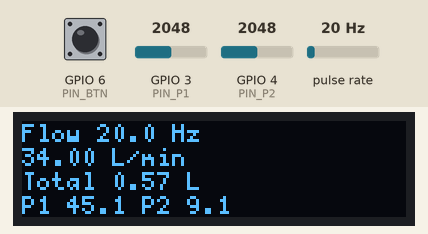
Bench run of a program on a simulated Seeed XIAO ESP32-C3. Shown: 128×32 one-colour display. Wiring (inferred from the names in the program): pulse sensor: data GPIO 21. Inputs (shaded band) come from the test bench; at power-on: GPIO 6 (PIN_BTN) HIGH, GPIO 3 (PIN_P1) = 2048, GPIO 4 (PIN_P2) = 2048, pulse rate 20 Hz (analog values on the 0–4095 scale). EEPROM starts erased; what the program prints to the serial monitor is not drawn.

Above: at 2.7 s.
2.8 s: GPIO 6 (PIN_BTN) pulled LOW for 0.15 s
At 4.2 s:
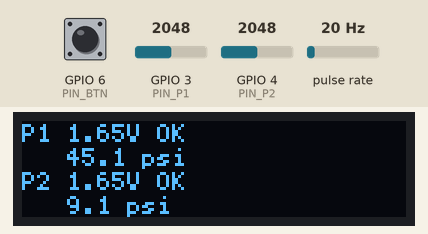
4.5 s: GPIO 3 (PIN_P1) set to 205
At 5.5 s:
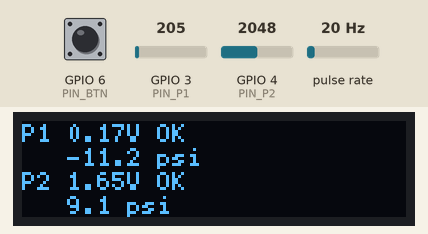
6.0 s: GPIO 3 (PIN_P1) set to 172
At 6.7 s:
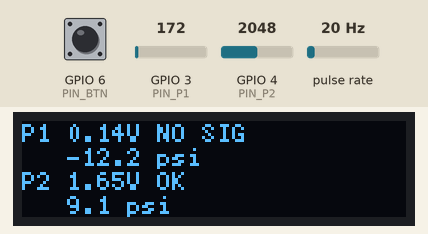
7.5 s: GPIO 4 (PIN_P2) set to 201
At 8.7 s:
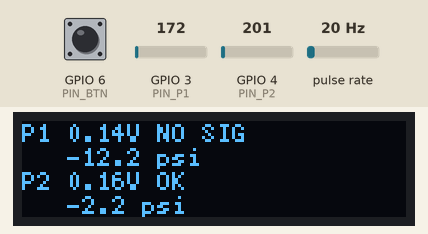
9.0 s: GPIO 4 (PIN_P2) set to 167
At 10.2 s:
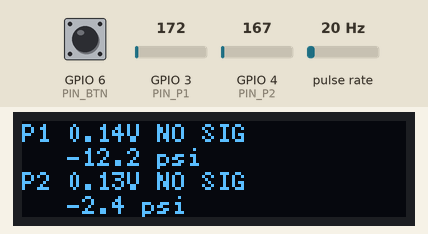
10.5 s: GPIO 3 (PIN_P1) set to 4095
At 11.3 s:
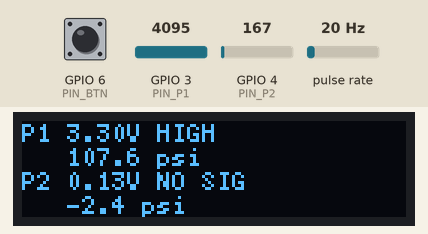
Timing chart, 0 to 13.0 s (numbered marks = the images above; inputs shaded):
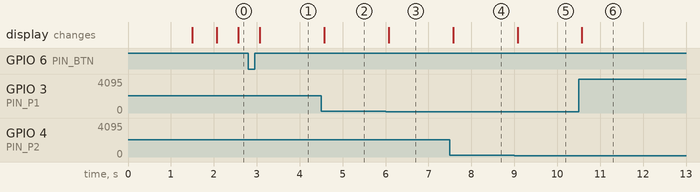

The program:

main.cpp
```cpp
#include <Arduino.h>
#include <Wire.h>
#include <U8g2lib.h>
#include <Preferences.h>

// ---------- Pins (GPIO numbers, Seeed XIAO ESP32-C3) ----------
#define PIN_SDA   20   // D7, OLED
#define PIN_SCL   8    // D8, OLED
#define PIN_BTN   6    // D4, other side to GND, changes OLED page
#define PIN_P1    3    // D1, pressure sensor 1 (100 psi)
#define PIN_P2    4    // D2, pressure sensor 2 (20 psi)
#define PIN_FLOW  21   // D6, flow sensor signal (yellow wire)

// ---------- Pressure sensor settings (NOT calibrated) ----------
// Ratiometric sensors: output = 10% to 90% of supply = 0 to full scale.
// Measure the real supply voltage and update SUPPLY_V.
#define P1_FULLSCALE_PSI 100.0f
#define P2_FULLSCALE_PSI 20.0f
#define SUPPLY_V         3.3f
// Sensors are powered from the XIAO 3V3 pin (no dividers). They are rated
// for 5 V; the span below is the datasheet 80%-of-supply scaled to 3.3 V.
// Zero (0 psi) voltage per sensor, measured open to air on 2026-11-13.
// Serial 'z' re-captures zero (open to air) and saves it to flash (NVS),
// which overrides these defaults. Serial 'zc' returns to these defaults.
#define P1_ZERO_V_DEFAULT 0.4606f
#define P2_ZERO_V_DEFAULT 0.4492f
float p1ZeroV = P1_ZERO_V_DEFAULT;
float p2ZeroV = P2_ZERO_V_DEFAULT;
Preferences prefs;

// ---------- Flow calibration (from 13 gravimetric runs, 6.4 to 18.4 Hz) ----------
// pulses per liter = PPL_A * Hz + PPL_B
// L/min = Hz * 60 / pulses per liter
// Below HZ_MIN_VALID the calibration was not tested.
const float PPL_A = 0.31824f;
const float PPL_B = 28.929f;
const float HZ_MIN_VALID = 6.0f;

// Sample interval. Serial 'i <ms>' changes it (100-10000). Shorter intervals
// give coarser flow readings: at 10 Hz flow, 500 ms = ~5 pulses per sample.
uint32_t updateMs = 500;

U8G2_SSD1306_128X32_UNIVISION_F_HW_I2C u8g2(U8G2_R2, U8X8_PIN_NONE);

volatile uint32_t pulseCount = 0;
void IRAM_ATTR onPulse() { pulseCount++; }

// ---------- Test runs ----------
// A run resets total volume and peaks and starts a run timer. Every serial
// line ends with "t <device s>  RUN <n> <run s>" or "t <device s>  IDLE".
// Start/stop: serial 's' / 'x', or hold the button >= 1 s.
// Run numbers are saved in flash so they stay unique across reboots.
bool running = false;
uint32_t runNum = 0;
uint32_t runStartMs = 0;

// Button (polled): short press = next OLED page, hold >= 1 s = start/stop run.
bool btnDown = false, btnLongDone = false;
uint32_t btnDownMs = 0, btnUpMs = 0;

uint32_t lastMs = 0, lastPulses = 0;
float totalL = 0;
float peak1 = -1e9, peak2 = -1e9;   // max psi since boot / 'p' / 'z'
int page = 0;
const int NUM_PAGES = 3;
String inbuf;

float readVolts(int pin) {
  uint32_t sum = 0;
  for (int i = 0; i < 16; i++) sum += analogReadMilliVolts(pin);
  return sum / 16.0f / 1000.0f;
}

// Linear: zero voltage -> 0 psi, nominal span 80% of supply = full scale.
// Slope is the datasheet value scaled to SUPPLY_V - unverified at 3.3 V.
float voltsToPsi(float v, float zeroV, float fullScale) {
  return (v - zeroV) / (0.80f * SUPPLY_V) * fullScale;
}

const char* pStatus(float v) {
  if (v < 0.15f) return "NO SIG";
  if (v > 3.05f) return "HIGH";
  return "OK";
}

float hzToLpm(float f) {
  if (f <= 0) return 0;
  return f * 60.0f / (PPL_A * f + PPL_B);
}

void drawLines(const char* l0, const char* l1, const char* l2, const char* l3) {
  u8g2.clearBuffer();
  u8g2.setFont(u8g2_font_5x7_tf);
  u8g2.drawStr(0, 7, l0);
  u8g2.drawStr(0, 15, l1);
  u8g2.drawStr(0, 23, l2);
  u8g2.drawStr(0, 31, l3);
  u8g2.sendBuffer();
}

void startRun() {
  if (running) { Serial.printf("Run %lu already running.\n", (unsigned long)runNum); return; }
  runNum++;
  prefs.putUInt("run", runNum);
  running = true;
  totalL = 0;
  peak1 = peak2 = -1e9;
  lastMs = millis();          // first sample of the run covers a full interval
  lastPulses = pulseCount;
  runStartMs = lastMs;
  Serial.printf("Run %lu started.\n", (unsigned long)runNum);
}

void stopRun() {
  if (!running) { Serial.println("No run in progress."); return; }
  running = false;
  Serial.printf("Run %lu stopped: %.1f s, %.3f L, peak P1 %.2f psi, P2 %.2f psi.\n",
    (unsigned long)runNum, (millis() - runStartMs) / 1000.0f, totalL, peak1, peak2);
}

void pollButton() {
  bool down = digitalRead(PIN_BTN) == LOW;
  uint32_t t = millis();
  if (down && !btnDown && t - btnUpMs > 50) {
    btnDown = true; btnDownMs = t; btnLongDone = false;
  } else if (down && btnDown && !btnLongDone && t - btnDownMs >= 1000) {
    btnLongDone = true;
    if (running) stopRun(); else startRun();
  } else if (!down && btnDown && t - btnDownMs > 50) {
    btnDown = false; btnUpMs = t;
    if (!btnLongDone) page = (page + 1) % NUM_PAGES;
  }
}

void printHelp() {
  Serial.println("Flow + pressure monitor. Button: tap = next page, hold 1 s = start/stop run.");
  Serial.println("Serial: 's' start run, 'x' stop run, 'i <ms>' sample interval, 'r' reset total,");
  Serial.println("        'p' reset peaks, 'z' zero pressure (open to air), 'zc' clear zero, 'h' help.");
  Serial.printf("Pressure zero: P1 %.4f V, P2 %.4f V. Interval %lu ms. Last run #%lu.\n",
    p1ZeroV, p2ZeroV, (unsigned long)updateMs, (unsigned long)runNum);
}

void setup() {
  Serial.begin(115200);
  Serial.setTxTimeoutMs(0);
  delay(1500);

  Wire.setPins(PIN_SDA, PIN_SCL);
  Wire.begin();
  Wire.setClock(400000);
  u8g2.begin();

  pinMode(PIN_BTN, INPUT_PULLUP);
  pinMode(PIN_FLOW, INPUT_PULLUP);
  attachInterrupt(digitalPinToInterrupt(PIN_FLOW), onPulse, FALLING);

  analogReadResolution(12);
  analogSetAttenuation(ADC_11db);

  prefs.begin("pcal", false);
  p1ZeroV = prefs.getFloat("p1z", p1ZeroV);
  p2ZeroV = prefs.getFloat("p2z", p2ZeroV);
  runNum = prefs.getUInt("run", 0);

  printHelp();
  lastMs = millis();
  lastPulses = pulseCount;
}

void loop() {
  while (Serial.available()) {
    char ch = Serial.read();
    if (ch == '\n' || ch == '\r') {
      inbuf.trim();
      if (inbuf == "r") { totalL = 0; Serial.println("Total reset."); }
      else if (inbuf == "p") { peak1 = peak2 = -1e9; Serial.println("Peaks reset."); }
      else if (inbuf == "z") {
        float s1 = 0, s2 = 0;
        for (int i = 0; i < 16; i++) { s1 += readVolts(PIN_P1); s2 += readVolts(PIN_P2); delay(20); }
        p1ZeroV = s1 / 16; p2ZeroV = s2 / 16;
        prefs.putFloat("p1z", p1ZeroV); prefs.putFloat("p2z", p2ZeroV);
        peak1 = peak2 = -1e9;
        Serial.printf("Zeroed: P1 %.4f V, P2 %.4f V (saved)\n", p1ZeroV, p2ZeroV);
      }
      else if (inbuf == "zc") {
        p1ZeroV = P1_ZERO_V_DEFAULT; p2ZeroV = P2_ZERO_V_DEFAULT;
        prefs.remove("p1z"); prefs.remove("p2z");
        peak1 = peak2 = -1e9;
        Serial.println("Saved zero cleared (back to defaults in main.cpp).");
      }
      else if (inbuf == "s") startRun();
      else if (inbuf == "x") stopRun();
      else if (inbuf == "h") printHelp();
      else if (inbuf.startsWith("i ")) {
        long ms = inbuf.substring(2).toInt();
        if (ms >= 100 && ms <= 10000) {
          updateMs = ms;
          Serial.printf("Interval %lu ms.\n", (unsigned long)updateMs);
        } else {
          Serial.println("Interval must be 100-10000 ms.");
        }
      }
      inbuf = "";
    } else if (inbuf.length() < 32) {
      inbuf += ch;
    }
  }

  pollButton();

  uint32_t now = millis();
  if (now - lastMs < updateMs) return;

  float dt = (now - lastMs) / 1000.0f;
  uint32_t p = pulseCount;
  float hz = (p - lastPulses) / dt;
  lastMs = now;
  lastPulses = p;

  float lpm = hzToLpm(hz);
  totalL += lpm * dt / 60.0f;

  float v1 = readVolts(PIN_P1);
  float v2 = readVolts(PIN_P2);
  float psi1 = voltsToPsi(v1, p1ZeroV, P1_FULLSCALE_PSI);
  float psi2 = voltsToPsi(v2, p2ZeroV, P2_FULLSCALE_PSI);
  if (psi1 > peak1) peak1 = psi1;
  if (psi2 > peak2) peak2 = psi2;

  char runStr[32];
  float runS = (now - runStartMs) / 1000.0f;
  if (running) snprintf(runStr, sizeof runStr, "RUN %lu %.3f", (unsigned long)runNum, runS);
  else snprintf(runStr, sizeof runStr, "IDLE");

  Serial.printf("%.2f Hz  %.2f L/min  total %.3f L  P1 %.2f psi  P2 %.2f psi  (%.3fV %s, %.3fV %s)  peak P1 %.2f P2 %.2f  t %.3f  %s\n",
    hz, lpm, totalL, psi1, psi2, v1, pStatus(v1), v2, pStatus(v2), peak1, peak2, now / 1000.0f, runStr);

  char a[32], b[32], c[32], d[32];
  if (page == 0) {
    if (running) {
      uint32_t s = (uint32_t)runS;
      snprintf(a, sizeof a, "RUN %lu %lu:%02lu %.1fHz", (unsigned long)runNum,
        (unsigned long)(s / 60), (unsigned long)(s % 60), hz);
    } else {
      snprintf(a, sizeof a, "Flow %.1f Hz", hz);
    }
    snprintf(b, sizeof b, "%.2f L/min%s", lpm, (hz > 0 && hz < HZ_MIN_VALID) ? " ~" : "");
    snprintf(c, sizeof c, "Total %.2f L", totalL);
    snprintf(d, sizeof d, "P1 %.1f P2 %.1f", psi1, psi2);
  } else if (page == 2) {
    snprintf(a, sizeof a, running ? "PEAK (this run)" : "PEAK  (serial p=reset)");
    snprintf(b, sizeof b, "P1 max %.1f psi", peak1);
    snprintf(c, sizeof c, "P2 max %.1f psi", peak2);
    snprintf(d, sizeof d, "now %.1f / %.1f", psi1, psi2);
  } else {
    snprintf(a, sizeof a, "P1 %.2fV %s", v1, pStatus(v1));
    snprintf(b, sizeof b, "   %.1f psi", psi1);
    snprintf(c, sizeof c, "P2 %.2fV %s", v2, pStatus(v2));
    snprintf(d, sizeof d, "   %.1f psi", psi2);
  }
  drawLines(a, b, c, d);
}
```

Measured:
- the behaviour switches between 187 and 186 on GPIO 3 (PIN_P1) (found by bisection; images 2 and 3)
- the behaviour switches between 187 and 186 on GPIO 4 (PIN_P2) (found by bisection; images 4 and 5)
- after the input at 2.8 s, the display: changes after 0.27 s (image 1)
- after the input at 4.5 s, the display: changes after 0.07 s (image 2)
- after the input at 6.0 s, the display: changes after 0.07 s (image 3)
- after the input at 7.5 s, the display: changes after 0.07 s (image 4)
- after the input at 9.0 s, the display: changes after 0.08 s (image 5)
- after the input at 10.5 s, the display: changes after 0.07 s (image 6)
